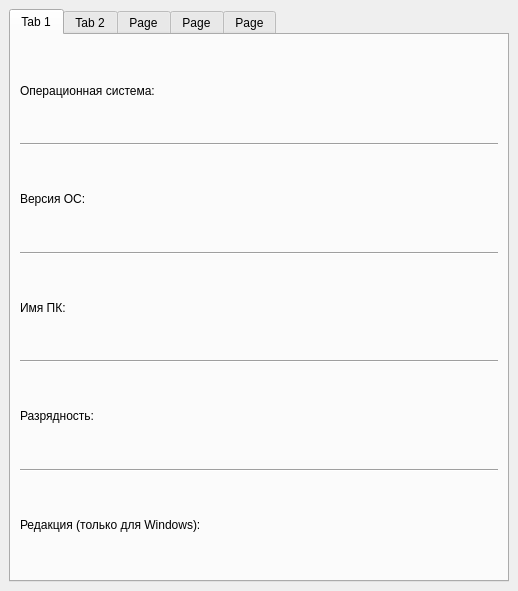
<?xml version="1.0" encoding="UTF-8"?>
<ui version="4.0">
 <class>MainWindow</class>
 <widget class="QMainWindow" name="MainWindow">
  <property name="geometry">
   <rect>
    <x>0</x>
    <y>0</y>
    <width>518</width>
    <height>591</height>
   </rect>
  </property>
  <property name="windowTitle">
   <string>Perfomance Indicator</string>
  </property>
  <property name="layoutDirection">
   <enum>Qt::LeftToRight</enum>
  </property>
  <widget class="QWidget" name="centralwidget">
   <layout class="QGridLayout" name="gridLayout">
    <item row="0" column="0">
     <layout class="QVBoxLayout" name="verticalLayout_3">
      <item>
       <widget class="QTabWidget" name="tabWidget">
        <property name="cursor">
         <cursorShape>ArrowCursor</cursorShape>
        </property>
        <property name="layoutDirection">
         <enum>Qt::LeftToRight</enum>
        </property>
        <property name="autoFillBackground">
         <bool>false</bool>
        </property>
        <property name="tabPosition">
         <enum>QTabWidget::North</enum>
        </property>
        <property name="currentIndex">
         <number>0</number>
        </property>
        <widget class="QWidget" name="tab_1">
         <attribute name="title">
          <string>Tab 1</string>
         </attribute>
         <layout class="QGridLayout" name="gridLayout_3">
          <item row="0" column="0">
           <layout class="QGridLayout" name="gridLayout_2">
            <item row="4" column="0">
             <widget class="QLabel" name="name_label">
              <property name="text">
               <string>Имя ПК: </string>
              </property>
             </widget>
            </item>
            <item row="0" column="0">
             <widget class="QLabel" name="os_label">
              <property name="text">
               <string>Операционная система: </string>
              </property>
             </widget>
            </item>
            <item row="8" column="0">
             <widget class="QLabel" name="edition_label">
              <property name="text">
               <string>Редакция (только для Windows): </string>
              </property>
             </widget>
            </item>
            <item row="2" column="0">
             <widget class="QLabel" name="os_version_label">
              <property name="text">
               <string>Версия ОС: </string>
              </property>
             </widget>
            </item>
            <item row="6" column="0">
             <widget class="QLabel" name="architecture_label">
              <property name="text">
               <string>Разрядность: </string>
              </property>
             </widget>
            </item>
            <item row="1" column="0">
             <widget class="Line" name="line_3">
              <property name="orientation">
               <enum>Qt::Horizontal</enum>
              </property>
             </widget>
            </item>
            <item row="3" column="0">
             <widget class="Line" name="line_4">
              <property name="orientation">
               <enum>Qt::Horizontal</enum>
              </property>
             </widget>
            </item>
            <item row="5" column="0">
             <widget class="Line" name="line_5">
              <property name="orientation">
               <enum>Qt::Horizontal</enum>
              </property>
             </widget>
            </item>
            <item row="7" column="0">
             <widget class="Line" name="line_6">
              <property name="orientation">
               <enum>Qt::Horizontal</enum>
              </property>
             </widget>
            </item>
           </layout>
          </item>
         </layout>
        </widget>
        <widget class="QWidget" name="tab_2">
         <attribute name="title">
          <string>Tab 2</string>
         </attribute>
         <layout class="QGridLayout" name="gridLayout_4">
          <item row="0" column="0">
           <layout class="QVBoxLayout" name="verticalLayout">
            <item>
             <widget class="PlotWidget" name="graphic_cpu">
              <property name="sizePolicy">
               <sizepolicy hsizetype="Preferred" vsizetype="Preferred">
                <horstretch>0</horstretch>
                <verstretch>0</verstretch>
               </sizepolicy>
              </property>
             </widget>
            </item>
            <item>
             <layout class="QHBoxLayout" name="horizontalLayout">
              <item>
               <widget class="QLabel" name="label">
                <property name="text">
                 <string>Выберите диапазон (в секундах)</string>
                </property>
               </widget>
              </item>
              <item>
               <widget class="QSpinBox" name="spinBox_cpu">
                <property name="minimum">
                 <number>2</number>
                </property>
                <property name="maximum">
                 <number>10</number>
                </property>
                <property name="value">
                 <number>10</number>
                </property>
               </widget>
              </item>
              <item>
               <widget class="QPushButton" name="pushButton_cpu">
                <property name="text">
                 <string>Построить график</string>
                </property>
               </widget>
              </item>
             </layout>
            </item>
            <item>
             <widget class="Line" name="line_7">
              <property name="orientation">
               <enum>Qt::Horizontal</enum>
              </property>
             </widget>
            </item>
            <item>
             <widget class="QLabel" name="name_cpu_label">
              <property name="text">
               <string>Имя процессора: </string>
              </property>
             </widget>
            </item>
            <item>
             <widget class="Line" name="line_8">
              <property name="orientation">
               <enum>Qt::Horizontal</enum>
              </property>
             </widget>
            </item>
            <item>
             <widget class="QLabel" name="logic_proc_label">
              <property name="text">
               <string>Количество логических процессоров: </string>
              </property>
             </widget>
            </item>
            <item>
             <widget class="Line" name="line_9">
              <property name="orientation">
               <enum>Qt::Horizontal</enum>
              </property>
             </widget>
            </item>
            <item>
             <widget class="QLabel" name="cores_label">
              <property name="text">
               <string>Количество ядер: </string>
              </property>
             </widget>
            </item>
           </layout>
          </item>
         </layout>
        </widget>
        <widget class="QWidget" name="tab">
         <attribute name="title">
          <string>Page</string>
         </attribute>
         <layout class="QGridLayout" name="gridLayout_5">
          <item row="0" column="0">
           <layout class="QVBoxLayout" name="verticalLayout_2">
            <item>
             <layout class="QHBoxLayout" name="horizontalLayout_2">
              <item>
               <widget class="QLabel" name="label_7">
                <property name="text">
                 <string>Выберите диск:</string>
                </property>
               </widget>
              </item>
              <item>
               <widget class="QComboBox" name="discs_cb"/>
              </item>
              <item>
               <widget class="QPushButton" name="pushButton_discs">
                <property name="text">
                 <string>Проанализировать</string>
                </property>
               </widget>
              </item>
             </layout>
            </item>
            <item>
             <widget class="Line" name="line_10">
              <property name="orientation">
               <enum>Qt::Horizontal</enum>
              </property>
             </widget>
            </item>
            <item>
             <widget class="QLabel" name="capacity_label">
              <property name="font">
               <font>
                <pointsize>12</pointsize>
               </font>
              </property>
              <property name="text">
               <string>Ёмкость: </string>
              </property>
             </widget>
            </item>
            <item>
             <widget class="Line" name="line_2">
              <property name="orientation">
               <enum>Qt::Horizontal</enum>
              </property>
             </widget>
            </item>
            <item>
             <widget class="QLabel" name="used_label">
              <property name="text">
               <string>Используется (в ГБ): </string>
              </property>
             </widget>
            </item>
            <item>
             <widget class="QLabel" name="label_4">
              <property name="text">
               <string>Используется (в процентах):</string>
              </property>
              <property name="alignment">
               <set>Qt::AlignCenter</set>
              </property>
             </widget>
            </item>
            <item>
             <widget class="QProgressBar" name="used_pb">
              <property name="value">
               <number>0</number>
              </property>
             </widget>
            </item>
            <item>
             <widget class="Line" name="line">
              <property name="orientation">
               <enum>Qt::Horizontal</enum>
              </property>
             </widget>
            </item>
            <item>
             <widget class="QLabel" name="free_label">
              <property name="text">
               <string>Свободно (в ГБ): </string>
              </property>
             </widget>
            </item>
            <item>
             <widget class="QLabel" name="label_6">
              <property name="text">
               <string>Свободно (в процентах):</string>
              </property>
              <property name="alignment">
               <set>Qt::AlignCenter</set>
              </property>
             </widget>
            </item>
            <item>
             <widget class="QProgressBar" name="free_pb">
              <property name="value">
               <number>0</number>
              </property>
             </widget>
            </item>
           </layout>
          </item>
         </layout>
        </widget>
        <widget class="QWidget" name="tab_3">
         <attribute name="title">
          <string>Page</string>
         </attribute>
         <layout class="QGridLayout" name="gridLayout_6">
          <item row="0" column="0">
           <layout class="QVBoxLayout" name="verticalLayout_4">
            <item>
             <widget class="QPushButton" name="pushButton_inet">
              <property name="sizePolicy">
               <sizepolicy hsizetype="Minimum" vsizetype="Preferred">
                <horstretch>0</horstretch>
                <verstretch>0</verstretch>
               </sizepolicy>
              </property>
              <property name="text">
               <string>Начать тестирование</string>
              </property>
             </widget>
            </item>
            <item>
             <widget class="QLabel" name="download_label">
              <property name="text">
               <string>Скорость загрузки: </string>
              </property>
             </widget>
            </item>
            <item>
             <widget class="Line" name="line_11">
              <property name="orientation">
               <enum>Qt::Horizontal</enum>
              </property>
             </widget>
            </item>
            <item>
             <widget class="QLabel" name="upload_label">
              <property name="text">
               <string>Скорость передачи: </string>
              </property>
             </widget>
            </item>
            <item>
             <widget class="Line" name="line_12">
              <property name="orientation">
               <enum>Qt::Horizontal</enum>
              </property>
             </widget>
            </item>
            <item>
             <widget class="QLabel" name="ping_label">
              <property name="text">
               <string>Пинг: </string>
              </property>
             </widget>
            </item>
           </layout>
          </item>
         </layout>
        </widget>
        <widget class="QWidget" name="tab_4">
         <attribute name="title">
          <string>Page</string>
         </attribute>
         <layout class="QGridLayout" name="gridLayout_7">
          <item row="0" column="0">
           <layout class="QVBoxLayout" name="verticalLayout_5">
            <item>
             <widget class="PlotWidget" name="graphic_ram">
              <property name="sizePolicy">
               <sizepolicy hsizetype="Minimum" vsizetype="Minimum">
                <horstretch>0</horstretch>
                <verstretch>0</verstretch>
               </sizepolicy>
              </property>
             </widget>
            </item>
            <item>
             <layout class="QHBoxLayout" name="horizontalLayout_8">
              <item>
               <widget class="QLabel" name="label_2">
                <property name="text">
                 <string>Выберите диапазон (в секундах)</string>
                </property>
               </widget>
              </item>
              <item>
               <widget class="QSpinBox" name="spinBox_ram">
                <property name="minimum">
                 <number>2</number>
                </property>
                <property name="maximum">
                 <number>10</number>
                </property>
                <property name="value">
                 <number>10</number>
                </property>
               </widget>
              </item>
              <item>
               <widget class="QPushButton" name="pushButton_ram">
                <property name="text">
                 <string>Построить график</string>
                </property>
               </widget>
              </item>
             </layout>
            </item>
           </layout>
          </item>
         </layout>
        </widget>
       </widget>
      </item>
     </layout>
    </item>
   </layout>
  </widget>
 </widget>
 <customwidgets>
  <customwidget>
   <class>PlotWidget</class>
   <extends>QGraphicsView</extends>
   <header>pyqtgraph</header>
  </customwidget>
 </customwidgets>
 <resources/>
 <connections/>
</ui>
